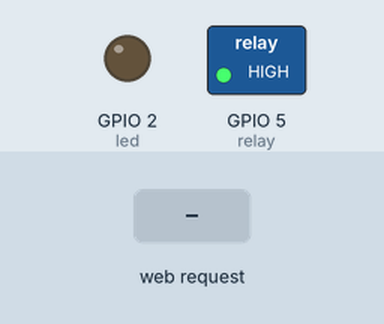
Simulated run of this sketch. Board: ESP8266 (NodeMCU). Shown: switched loads named in the sketch (green lamp = pin HIGH), output pins drawn as LEDs (lit = HIGH). Inputs (shaded band) come from the test bench. WiFi joins after 1.5 s; servers stay silent unless stated; what the sketch prints to the serial monitor is not drawn.

Above: at 2.7 s.
2.8 s: HTTP request GET / received
At 3.3 s:
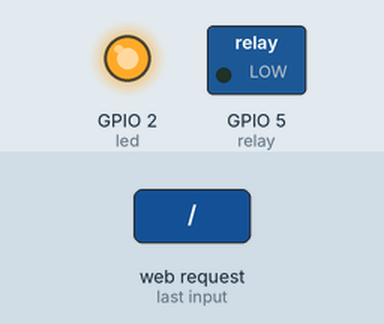
Timing chart, 0 to 5.8 s (numbered marks = the images above; inputs shaded):
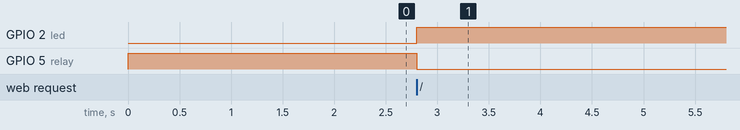

Measured:
- after the input at 2.8 s, GPIO 2 (led): LOW → HIGH at once; GPIO 5 (relay): HIGH → LOW at once

The sketch:

server_bec.ino
```cpp
#include <ESP8266WiFi.h>
#include <ESP8266WebServer.h>

ESP8266WebServer server(80);

char ssid[] = "***"; //name wifi
char pass[] = "***"; //password

int led = 2;   // led connected to GPIO2 (D4)
int relay = 5; //d1
int onOff = 0;
String label;

void handleRoot() {
  server.send(200, "text / plain", "Hello world");
}

void setup() {
  Serial.begin(115200);

  pinMode(led, OUTPUT);
  pinMode(relay, OUTPUT);
  digitalWrite(led, LOW);
  digitalWrite(relay, HIGH);

  WiFi.begin(ssid, pass);
  Serial.println("Connecting .");
  while (WiFi.status() != WL_CONNECTED) {
    delay(500);
    Serial.print(".");
  }
  Serial.println("");

  server.on("/", handleRootPath);
  server.on("/other", []() {
    server.send(200, "text/html", "Other URL");
  });

  server.begin();
  Serial.println(WiFi.localIP());
}

void loop() {
  server.handleClient();
}

void handleRootPath() {
  if(onOff == 0){
     digitalWrite(led, HIGH);
     digitalWrite(relay, LOW);
     onOff = 1;
     label = "aprins";
  } else {
    digitalWrite(led, LOW);
    digitalWrite(relay, HIGH);
    onOff = 0;
    label = "stins";
  }
  server.send(200, "text/html", "<div style='color: #00f;'>" + label + "</div>");

}
```
